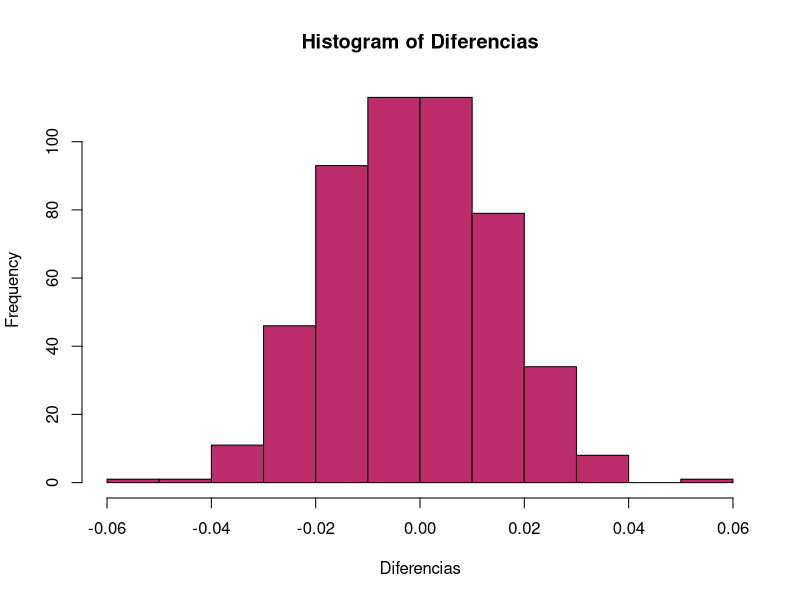
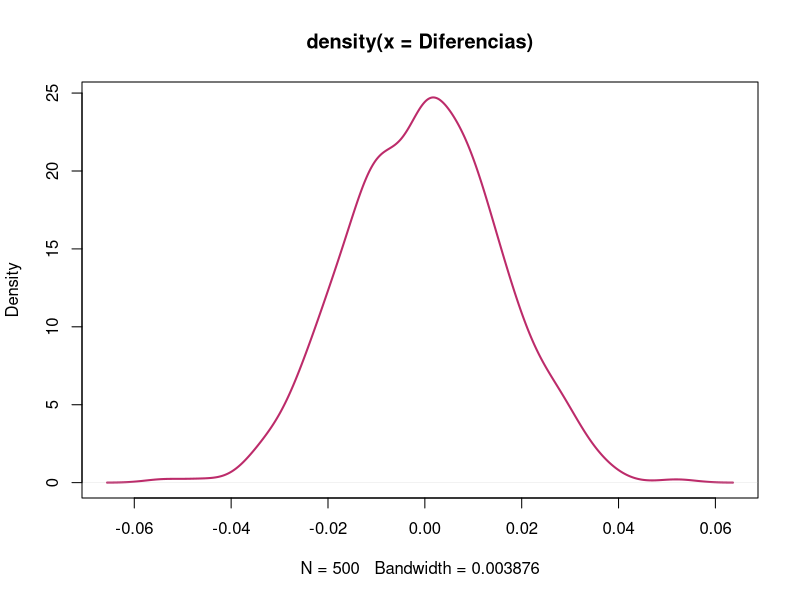
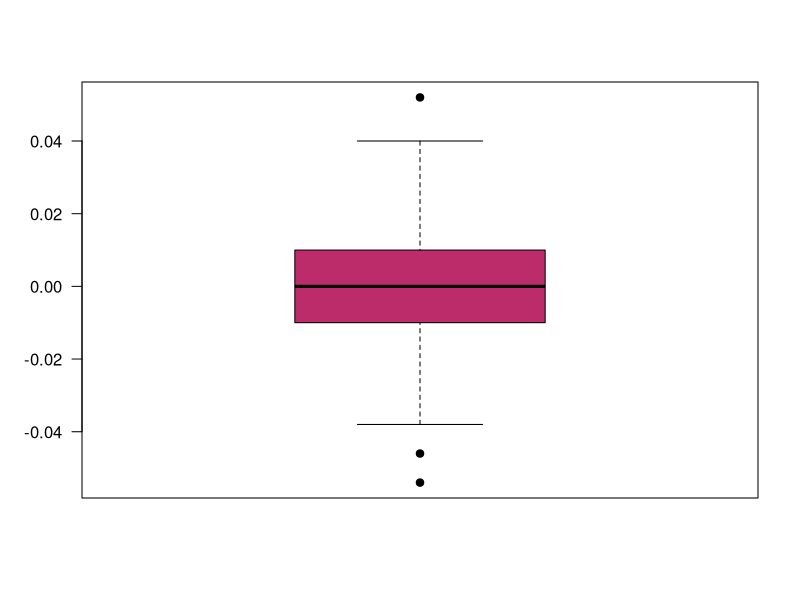
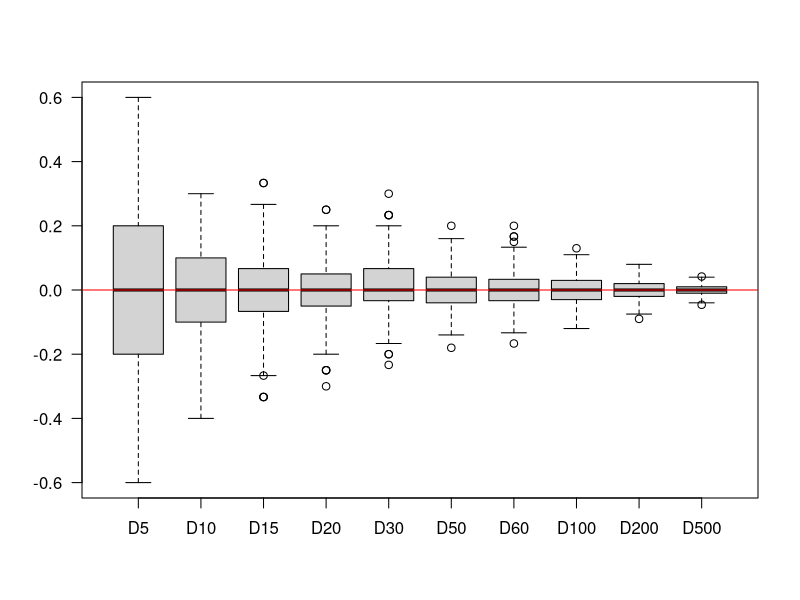
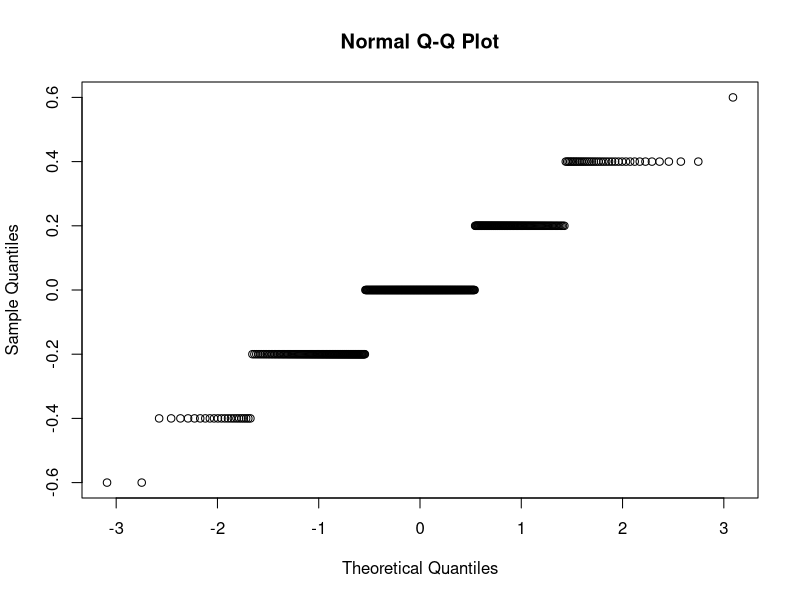
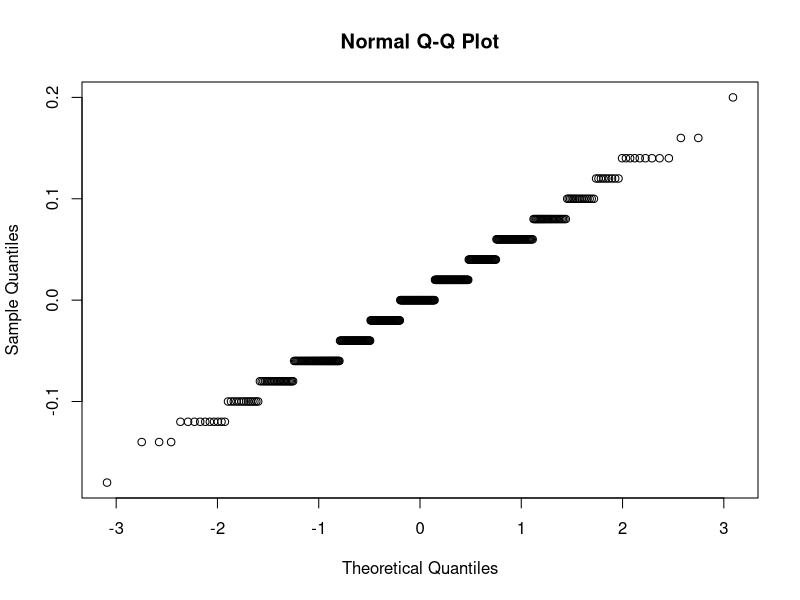
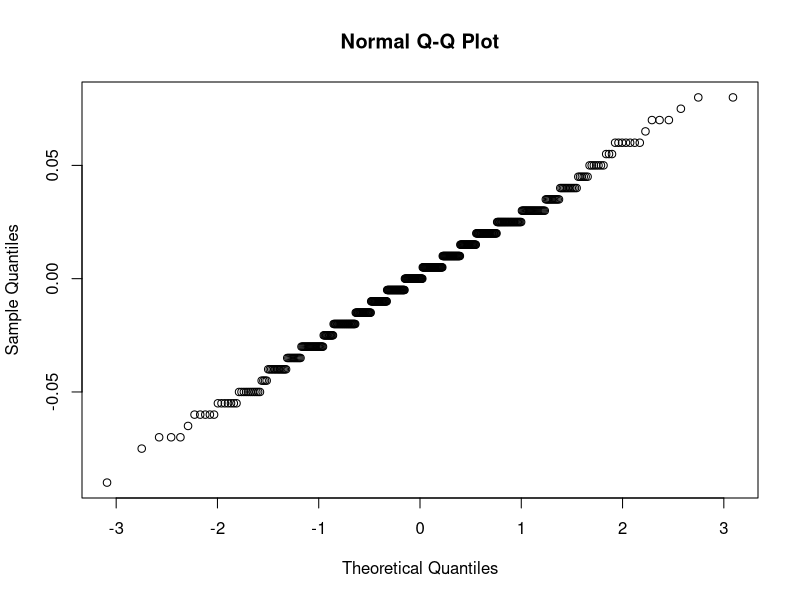
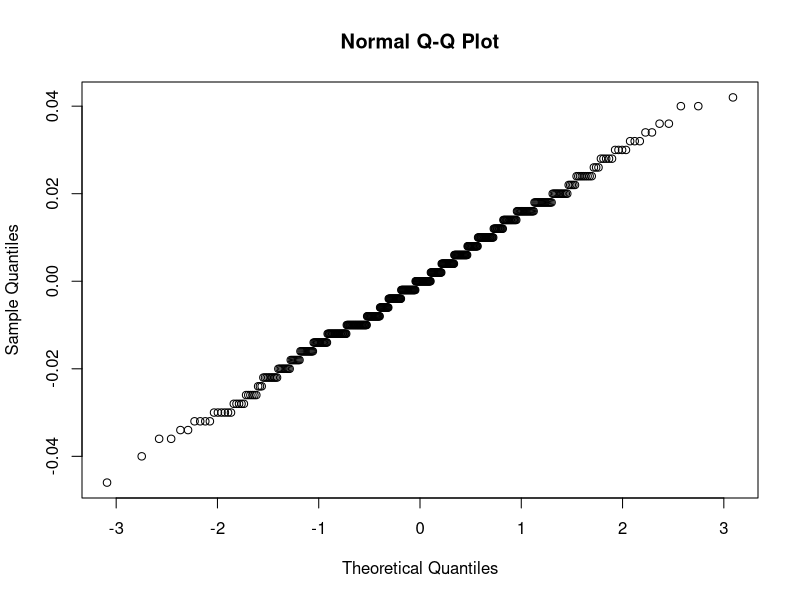

Write R code to recreate these figures, in order.
## ---- chunk 1
knitr::opts_chunk$set(echo = TRUE)
library(ggplot2)
library(patchwork)
## ---- chunk 2
L1 = rep(c(0,1), times = c(900, 100))
L2 = rep(c(0,1), times = c(1350, 150))
## ---- chunk 3
n = 500
M1 = sample(L1, n)
M1
M2 = sample(L2, n)
M2

Prop1 = sum(M1)/n
Prop1
Prop2 = sum(M2)/n
Prop2

Diferencia = Prop1 - Prop2
Diferencia
## ---- chunk 4
Diferencia <- function(n) {
  M1 = sample(L1, n)
  Prop1 = sum(M1)/n
  M2 = sample(L2, n)
  Prop2 = sum(M2)/n
  Difer = Prop1 - Prop2
  return(Difer)
}

Diferencias <- sapply(rep(500,500), Diferencia)
## ---- chunk 5
hist(Diferencias, col="#BC2B6A")
## ---- chunk 6
plot(density(Diferencias), col="#BC2B6A", lwd=2)
## ---- chunk 7
psych::describe(Diferencias)
## ---- chunk 8
boxplot(Diferencias, pch=19, col="#BC2B6A", las=1) 
## ---- chunk 9
D5 <- sapply(rep(5,500), Diferencia)
D10 <- sapply(rep(10,500), Diferencia)
D15 <- sapply(rep(15,500), Diferencia)
D20 <- sapply(rep(20,500), Diferencia)
D30 <- sapply(rep(30,500), Diferencia)
D50 <- sapply(rep(50,500), Diferencia)
D60 <- sapply(rep(60,500), Diferencia)
D100 <- sapply(rep(100,500), Diferencia)
D200 <- sapply(rep(200,500), Diferencia)
D500 <- sapply(rep(500,500), Diferencia)
DT = data.frame(D5,D10,D15,D20,D30,D50,D60,D100,D200,D500)
## ---- chunk 10
boxplot(DT, las=1)
abline(h=0.0, col="red")
## ---- chunk 11
shapiro.test(D5)
shapiro.test(D50)
shapiro.test(D200)
shapiro.test(D500)
## ---- chunk 12
qqnorm(D5)
qqnorm(D50)
qqnorm(D200)
qqnorm(D500)
## ---- chunk 13
Le1 = rep(c(0,1), times = c(900, 100))
Le2 = rep(c(0,1), times = c(1275, 225))
## ---- chunk 14
n = 500
Me1 = sample(Le1, n)
Me2 = sample(Le2, n)

Prop1e = sum(Me1)/n
Prop1e
Prop2e = sum(Me2)/n
Prop2e

Diferencia_e = Prop1e - Prop2e
Diferencia_e
## ---- chunk 15
Diferencia_e <- function(n) {
  Me1 = sample(Le1, n)
  Prop1e = sum(Me1)/n
  M2 = sample(Le2, n)
  Prop2e = sum(Me2)/n
  Difer_e = Prop1e - Prop2e
  return(Difer_e)
}

Diferencias_e <- sapply(rep(500,500), Diferencia_e)
## ---- chunk 16
hist(Diferencias_e, col="#BC2B6A")
## ---- chunk 17
plot(density(Diferencias_e), col="#BC2B6A", lwd=2)
## ---- chunk 18
psych::describe(Diferencias_e)
## ---- chunk 19
boxplot(Diferencias_e, pch=19, col="#BC2B6A", las=1) 
## ---- chunk 20
De5 <- sapply(rep(5,500), Diferencia_e)
De10 <- sapply(rep(10,500), Diferencia_e)
De15 <- sapply(rep(15,500), Diferencia_e)
De20 <- sapply(rep(20,500), Diferencia_e)
De30 <- sapply(rep(30,500), Diferencia_e)
De50 <- sapply(rep(50,500), Diferencia_e)
De60 <- sapply(rep(60,500), Diferencia_e)
De100 <- sapply(rep(100,500), Diferencia_e)
De200 <- sapply(rep(200,500), Diferencia_e)
De500 <- sapply(rep(500,500), Diferencia_e)
DTe = data.frame(De5,De10,De15,De20,De30,De50,De60,De100,De200,De500)
## ---- chunk 21
boxplot(DTe, las=1)
abline(h=0.0, col="red")
## ---- chunk 22
shapiro.test(De5)
shapiro.test(De50)
shapiro.test(De200)
shapiro.test(De500)
## ---- chunk 23
qqnorm(De5)
qqnorm(De50)
qqnorm(De200)
qqnorm(De500)
